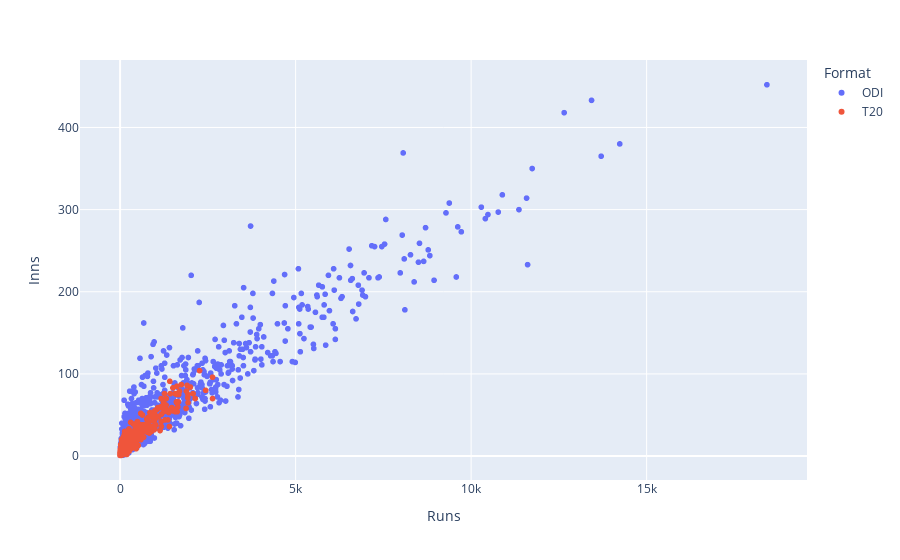

Notebook code cell kept with this figure:
### Code cell
fig = px.scatter(
    ltd_overs_batting_df,
    x = 'Runs', 
    y = 'Inns',
    color = 'Format',
    hover_data=['Player', 'Runs' ,'Ave', '100', '50'])
fig.show()

### Figure 1 — Plotly figure (JSON) as saved in the notebook; plotly's stock layout.template omitted (floating-point values rounded to 4 significant figures; data arrays with more than 128 entries replaced by an {"elided": "..."} marker saying what was removed)
{"data": [{"customdata": {"elided": "2369x4 mixed values"}, "hovertemplate": "Format=ODI<br>Runs=%{x}<br>Inns=%{y}<br>Player=%{customdata[0]}<br>Ave=%{customdata[1]}<br>100=%{customdata[2]}<br>50=%{customdata[3]}<extra></extra>", "legendgroup": "ODI", "marker": {"color": "#636efa", "symbol": "circle"}, "mode": "markers", "name": "ODI", "showlegend": true, "type": "scattergl", "x": {"elided": "2369 float values"}, "xaxis": "x", "y": {"elided": "2369 float values"}, "yaxis": "y"}, {"customdata": {"elided": "1672x4 mixed values"}, "hovertemplate": "Format=T20<br>Runs=%{x}<br>Inns=%{y}<br>Player=%{customdata[0]}<br>Ave=%{customdata[1]}<br>100=%{customdata[2]}<br>50=%{customdata[3]}<extra></extra>", "legendgroup": "T20", "marker": {"color": "#EF553B", "symbol": "circle"}, "mode": "markers", "name": "T20", "showlegend": true, "type": "scattergl", "x": {"elided": "1672 float values"}, "xaxis": "x", "y": {"elided": "1672 float values"}, "yaxis": "y"}], "layout": {"legend": {"title": {"text": "Format"}, "tracegroupgap": 0}, "margin": {"t": 60}, "xaxis": {"anchor": "y", "domain": [0, 1], "title": {"text": "Runs"}}, "yaxis": {"anchor": "x", "domain": [0, 1], "title": {"text": "Inns"}}}}
